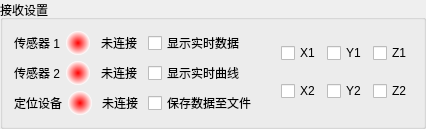
         <widget class="QGroupBox" name="inputSet">
          <property name="sizePolicy">
           <sizepolicy hsizetype="Minimum" vsizetype="Preferred">
            <horstretch>0</horstretch>
            <verstretch>0</verstretch>
           </sizepolicy>
          </property>
          <property name="minimumSize">
           <size>
            <width>0</width>
            <height>0</height>
           </size>
          </property>
          <property name="maximumSize">
           <size>
            <width>16777215</width>
            <height>16777215</height>
           </size>
          </property>
          <property name="title">
           <string>接收设置</string>
          </property>
          <layout class="QHBoxLayout" name="horizontalLayout_6" stretch="2,2,2">
           <item>
            <layout class="QVBoxLayout" name="verticalLayout_2" stretch="1,1,1">
             <item>
              <layout class="QHBoxLayout" name="horizontalLayout" stretch="2,2,1,2,1">
               <item>
                <widget class="QLabel" name="setinfoLabel_1">
                 <property name="maximumSize">
                  <size>
                   <width>16777215</width>
                   <height>30</height>
                  </size>
                 </property>
                 <property name="text">
                  <string>&lt;html&gt;&lt;head/&gt;&lt;body&gt;&lt;p align=&quot;center&quot;&gt;传感器 1&lt;/p&gt;&lt;/body&gt;&lt;/html&gt;</string>
                 </property>
                </widget>
               </item>
               <item>
                <widget class="QLabel" name="statuLabel1">
                 <property name="minimumSize">
                  <size>
                   <width>24</width>
                   <height>24</height>
                  </size>
                 </property>
                 <property name="maximumSize">
                  <size>
                   <width>24</width>
                   <height>24</height>
                  </size>
                 </property>
                 <property name="styleSheet">
                  <string notr="true">background-color: qradialgradient(spread:pad, cx:0.5, cy:0.5, radius:0.5, fx:0.5, fy:0.5, stop:0 rgba(255, 0, 0, 255), stop:1 rgba(255, 255, 255, 255));
border-radius:12px;</string>
                 </property>
                 <property name="text">
                  <string/>
                 </property>
                </widget>
               </item>
               <item>
                <spacer name="horizontalSpacer_15">
                 <property name="orientation">
                  <enum>Qt::Horizontal</enum>
                 </property>
                 <property name="sizeHint" stdset="0">
                  <size>
                   <width>13</width>
                   <height>18</height>
                  </size>
                 </property>
                </spacer>
               </item>
               <item>
                <widget class="QLabel" name="infoLabel">
                 <property name="maximumSize">
                  <size>
                   <width>16777215</width>
                   <height>30</height>
                  </size>
                 </property>
                 <property name="text">
                  <string>&lt;html&gt;&lt;head/&gt;&lt;body&gt;&lt;p align=&quot;center&quot;&gt;未连接&lt;/p&gt;&lt;/body&gt;&lt;/html&gt;</string>
                 </property>
                </widget>
               </item>
               <item>
                <spacer name="horizontalSpacer_17">
                 <property name="orientation">
                  <enum>Qt::Horizontal</enum>
                 </property>
                 <property name="sizeHint" stdset="0">
                  <size>
                   <width>13</width>
                   <height>18</height>
                  </size>
                 </property>
                </spacer>
               </item>
              </layout>
             </item>
             <item>
              <layout class="QHBoxLayout" name="horizontalLayout_2" stretch="2,2,1,2,1">
               <item>
                <widget class="QLabel" name="setinfoLabel_2">
                 <property name="maximumSize">
                  <size>
                   <width>16777215</width>
                   <height>30</height>
                  </size>
                 </property>
                 <property name="text">
                  <string>&lt;html&gt;&lt;head/&gt;&lt;body&gt;&lt;p align=&quot;center&quot;&gt;传感器 2&lt;/p&gt;&lt;/body&gt;&lt;/html&gt;</string>
                 </property>
                </widget>
               </item>
               <item>
                <widget class="QLabel" name="statuLabel1_2">
                 <property name="minimumSize">
                  <size>
                   <width>24</width>
                   <height>24</height>
                  </size>
                 </property>
                 <property name="maximumSize">
                  <size>
                   <width>24</width>
                   <height>24</height>
                  </size>
                 </property>
                 <property name="styleSheet">
                  <string notr="true">background-color: qradialgradient(spread:pad, cx:0.5, cy:0.5, radius:0.5, fx:0.5, fy:0.5, stop:0 rgba(255, 0, 0, 255), stop:1 rgba(255, 255, 255, 255));
border-radius:12px;</string>
                 </property>
                 <property name="text">
                  <string/>
                 </property>
                </widget>
               </item>
               <item>
                <spacer name="horizontalSpacer_16">
                 <property name="orientation">
                  <enum>Qt::Horizontal</enum>
                 </property>
                 <property name="sizeHint" stdset="0">
                  <size>
                   <width>13</width>
                   <height>18</height>
                  </size>
                 </property>
                </spacer>
               </item>
               <item>
                <widget class="QLabel" name="infoLabel_2">
                 <property name="maximumSize">
                  <size>
                   <width>16777215</width>
                   <height>30</height>
                  </size>
                 </property>
                 <property name="text">
                  <string>&lt;html&gt;&lt;head/&gt;&lt;body&gt;&lt;p align=&quot;center&quot;&gt;未连接&lt;/p&gt;&lt;/body&gt;&lt;/html&gt;</string>
                 </property>
                </widget>
               </item>
               <item>
                <spacer name="horizontalSpacer_18">
                 <property name="orientation">
                  <enum>Qt::Horizontal</enum>
                 </property>
                 <property name="sizeHint" stdset="0">
                  <size>
                   <width>13</width>
                   <height>18</height>
                  </size>
                 </property>
                </spacer>
               </item>
              </layout>
             </item>
             <item>
              <layout class="QHBoxLayout" name="horizontalLayout_3" stretch="2,2,1,2,1">
               <item>
                <widget class="QLabel" name="setinfoLabel_3">
                 <property name="maximumSize">
                  <size>
                   <width>16777215</width>
                   <height>30</height>
                  </size>
                 </property>
                 <property name="text">
                  <string>&lt;html&gt;&lt;head/&gt;&lt;body&gt;&lt;p align=&quot;center&quot;&gt;定位设备&lt;/p&gt;&lt;/body&gt;&lt;/html&gt;</string>
                 </property>
                </widget>
               </item>
               <item>
                <widget class="QLabel" name="statuLabel1_3">
                 <property name="minimumSize">
                  <size>
                   <width>24</width>
                   <height>24</height>
                  </size>
                 </property>
                 <property name="maximumSize">
                  <size>
                   <width>24</width>
                   <height>24</height>
                  </size>
                 </property>
                 <property name="styleSheet">
                  <string notr="true">background-color: qradialgradient(spread:pad, cx:0.5, cy:0.5, radius:0.5, fx:0.5, fy:0.5, stop:0 rgba(255, 0, 0, 255), stop:1 rgba(255, 255, 255, 255));
border-radius:12px;</string>
                 </property>
                 <property name="text">
                  <string/>
                 </property>
                </widget>
               </item>
               <item>
                <spacer name="horizontalSpacer_19">
                 <property name="orientation">
                  <enum>Qt::Horizontal</enum>
                 </property>
                 <property name="sizeHint" stdset="0">
                  <size>
                   <width>13</width>
                   <height>18</height>
                  </size>
                 </property>
                </spacer>
               </item>
               <item>
                <widget class="QLabel" name="infoLabel_3">
                 <property name="maximumSize">
                  <size>
                   <width>16777215</width>
                   <height>30</height>
                  </size>
                 </property>
                 <property name="text">
                  <string>&lt;html&gt;&lt;head/&gt;&lt;body&gt;&lt;p align=&quot;center&quot;&gt;未连接&lt;/p&gt;&lt;/body&gt;&lt;/html&gt;</string>
                 </property>
                </widget>
               </item>
               <item>
                <spacer name="horizontalSpacer_20">
                 <property name="orientation">
                  <enum>Qt::Horizontal</enum>
                 </property>
                 <property name="sizeHint" stdset="0">
                  <size>
                   <width>13</width>
                   <height>18</height>
                  </size>
                 </property>
                </spacer>
               </item>
              </layout>
             </item>
            </layout>
           </item>
           <item>
            <layout class="QVBoxLayout" name="verticalLayout" stretch="1,1,1">
             <item>
              <widget class="QCheckBox" name="preData">
               <property name="styleSheet">
                <string notr="true">font: 9pt &quot;Microsoft YaHei UI&quot;;</string>
               </property>
               <property name="text">
                <string>显示实时数据</string>
               </property>
              </widget>
             </item>
             <item>
              <widget class="QCheckBox" name="checkCurve">
               <property name="styleSheet">
                <string notr="true">font: 9pt &quot;Microsoft YaHei UI&quot;;</string>
               </property>
               <property name="text">
                <string>显示实时曲线</string>
               </property>
              </widget>
             </item>
             <item>
              <widget class="QCheckBox" name="checkFile">
               <property name="styleSheet">
                <string notr="true">font: 9pt &quot;Microsoft YaHei UI&quot;;</string>
               </property>
               <property name="text">
                <string>保存数据至文件</string>
               </property>
              </widget>
             </item>
            </layout>
           </item>
           <item>
            <layout class="QVBoxLayout" name="verticalLayout_3" stretch="1,1">
             <item>
              <layout class="QHBoxLayout" name="horizontalLayout_4" stretch="1,1,1">
               <item>
                <widget class="QCheckBox" name="checkX1">
                 <property name="styleSheet">
                  <string notr="true">font: 12pt &quot;Microsoft YaHei UI&quot;;</string>
                 </property>
                 <property name="text">
                  <string>X1</string>
                 </property>
                </widget>
               </item>
               <item>
                <widget class="QCheckBox" name="checkY1">
                 <property name="styleSheet">
                  <string notr="true">font: 12pt &quot;Microsoft YaHei UI&quot;;</string>
                 </property>
                 <property name="text">
                  <string>Y1</string>
                 </property>
                </widget>
               </item>
               <item>
                <widget class="QCheckBox" name="checkZ1">
                 <property name="styleSheet">
                  <string notr="true">font: 12pt &quot;Microsoft YaHei UI&quot;;</string>
                 </property>
                 <property name="text">
                  <string>Z1</string>
                 </property>
                </widget>
               </item>
              </layout>
             </item>
             <item>
              <layout class="QHBoxLayout" name="horizontalLayout_5" stretch="1,1,1">
               <item>
                <widget class="QCheckBox" name="checkX2">
                 <property name="styleSheet">
                  <string notr="true">font: 12pt &quot;Microsoft YaHei UI&quot;;</string>
                 </property>
                 <property name="text">
                  <string>X2</string>
                 </property>
                </widget>
               </item>
               <item>
                <widget class="QCheckBox" name="checkY2">
                 <property name="styleSheet">
                  <string notr="true">font: 12pt &quot;Microsoft YaHei UI&quot;;</string>
                 </property>
                 <property name="text">
                  <string>Y2</string>
                 </property>
                </widget>
               </item>
               <item>
                <widget class="QCheckBox" name="checkZ2">
                 <property name="styleSheet">
                  <string notr="true">font: 12pt &quot;Microsoft YaHei UI&quot;;</string>
                 </property>
                 <property name="text">
                  <string>Z2</string>
                 </property>
                </widget>
               </item>
              </layout>
             </item>
            </layout>
           </item>
          </layout>
         </widget>
